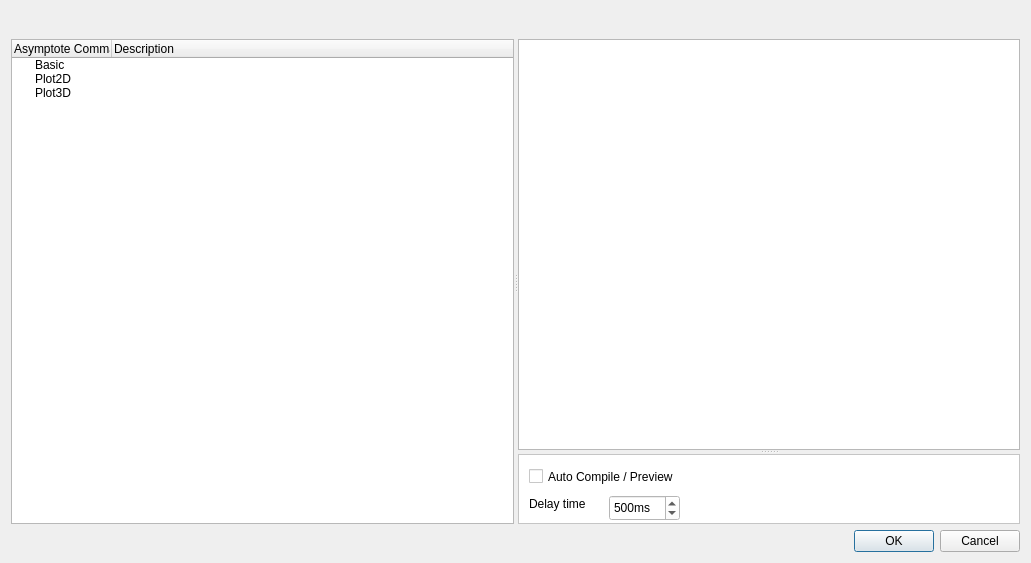
<?xml version="1.0" encoding="UTF-8"?>
<ui version="4.0">
 <class>GraphicsBuilder</class>
 <widget class="QDialog" name="GraphicsBuilder">
  <property name="geometry">
   <rect>
    <x>0</x>
    <y>0</y>
    <width>1031</width>
    <height>563</height>
   </rect>
  </property>
  <property name="windowTitle">
   <string>Dialog</string>
  </property>
  <layout class="QGridLayout" name="gridLayout">
   <item row="0" column="0">
    <layout class="QHBoxLayout" name="horizontalLayout">
     <property name="spacing">
      <number>0</number>
     </property>
     <item>
      <widget class="QPushButton" name="TikzButton">
       <property name="sizePolicy">
        <sizepolicy hsizetype="Fixed" vsizetype="Fixed">
         <horstretch>0</horstretch>
         <verstretch>0</verstretch>
        </sizepolicy>
       </property>
       <property name="text">
        <string/>
       </property>
       <property name="icon">
        <iconset resource="../images.qrc">
         <normaloff>:/images/Tikz_Icon.svg</normaloff>:/images/Tikz_Icon.svg</iconset>
       </property>
       <property name="checkable">
        <bool>true</bool>
       </property>
       <property name="flat">
        <bool>true</bool>
       </property>
       <attribute name="buttonGroup">
        <string notr="true">GraphicsButtonGroup</string>
       </attribute>
      </widget>
     </item>
     <item>
      <widget class="QPushButton" name="PstricksButton">
       <property name="sizePolicy">
        <sizepolicy hsizetype="Fixed" vsizetype="Fixed">
         <horstretch>0</horstretch>
         <verstretch>0</verstretch>
        </sizepolicy>
       </property>
       <property name="text">
        <string/>
       </property>
       <property name="icon">
        <iconset resource="../images.qrc">
         <normaloff>:/images/Pstricks_Icon.svg</normaloff>:/images/Pstricks_Icon.svg</iconset>
       </property>
       <property name="checkable">
        <bool>true</bool>
       </property>
       <property name="flat">
        <bool>true</bool>
       </property>
       <attribute name="buttonGroup">
        <string notr="true">GraphicsButtonGroup</string>
       </attribute>
      </widget>
     </item>
     <item>
      <widget class="QPushButton" name="AsymptoteButton">
       <property name="sizePolicy">
        <sizepolicy hsizetype="Fixed" vsizetype="Fixed">
         <horstretch>0</horstretch>
         <verstretch>0</verstretch>
        </sizepolicy>
       </property>
       <property name="text">
        <string/>
       </property>
       <property name="icon">
        <iconset resource="../images.qrc">
         <normaloff>:/images/Asymptote_Icon.svg</normaloff>:/images/Asymptote_Icon.svg</iconset>
       </property>
       <property name="checkable">
        <bool>true</bool>
       </property>
       <property name="flat">
        <bool>true</bool>
       </property>
       <attribute name="buttonGroup">
        <string notr="true">GraphicsButtonGroup</string>
       </attribute>
      </widget>
     </item>
     <item>
      <widget class="QPushButton" name="MetapostButton">
       <property name="sizePolicy">
        <sizepolicy hsizetype="Fixed" vsizetype="Fixed">
         <horstretch>0</horstretch>
         <verstretch>0</verstretch>
        </sizepolicy>
       </property>
       <property name="text">
        <string/>
       </property>
       <property name="icon">
        <iconset resource="../images.qrc">
         <normaloff>:/images/Metapost_Icon.svg</normaloff>:/images/Metapost_Icon.svg</iconset>
       </property>
       <property name="checkable">
        <bool>true</bool>
       </property>
       <property name="flat">
        <bool>true</bool>
       </property>
       <attribute name="buttonGroup">
        <string notr="true">GraphicsButtonGroup</string>
       </attribute>
      </widget>
     </item>
     <item>
      <spacer name="horizontalSpacer">
       <property name="orientation">
        <enum>Qt::Horizontal</enum>
       </property>
       <property name="sizeHint" stdset="0">
        <size>
         <width>40</width>
         <height>20</height>
        </size>
       </property>
      </spacer>
     </item>
     <item>
      <widget class="QPushButton" name="CompileButton">
       <property name="text">
        <string/>
       </property>
       <property name="icon">
        <iconset resource="../images.qrc">
         <normaloff>:/images/media-playback-start.svg</normaloff>:/images/media-playback-start.svg</iconset>
       </property>
       <property name="flat">
        <bool>true</bool>
       </property>
      </widget>
     </item>
     <item>
      <widget class="QPushButton" name="AddUserCommandButton">
       <property name="text">
        <string/>
       </property>
       <property name="icon">
        <iconset resource="../images.qrc">
         <normaloff>:/images/list-add.svg</normaloff>:/images/list-add.svg</iconset>
       </property>
       <property name="checkable">
        <bool>true</bool>
       </property>
       <property name="flat">
        <bool>true</bool>
       </property>
      </widget>
     </item>
     <item>
      <widget class="QPushButton" name="SettingsButton">
       <property name="text">
        <string/>
       </property>
       <property name="icon">
        <iconset resource="../images.qrc">
         <normaloff>:/images/settings.svg</normaloff>:/images/settings.svg</iconset>
       </property>
       <property name="checkable">
        <bool>true</bool>
       </property>
       <property name="flat">
        <bool>true</bool>
       </property>
      </widget>
     </item>
    </layout>
   </item>
   <item row="1" column="0">
    <widget class="MiniSplitter" name="splitter">
     <property name="orientation">
      <enum>Qt::Horizontal</enum>
     </property>
     <widget class="QStackedWidget" name="stackedWidget">
      <property name="sizePolicy">
       <sizepolicy hsizetype="Preferred" vsizetype="MinimumExpanding">
        <horstretch>0</horstretch>
        <verstretch>0</verstretch>
       </sizepolicy>
      </property>
      <property name="currentIndex">
       <number>2</number>
      </property>
      <widget class="QWidget" name="page">
       <layout class="QVBoxLayout" name="verticalLayout">
        <property name="spacing">
         <number>0</number>
        </property>
        <property name="leftMargin">
         <number>0</number>
        </property>
        <property name="topMargin">
         <number>0</number>
        </property>
        <property name="rightMargin">
         <number>0</number>
        </property>
        <property name="bottomMargin">
         <number>0</number>
        </property>
        <item>
         <widget class="QTreeWidget" name="TikzTree">
          <column>
           <property name="text">
            <string notr="true">Tikz Commands</string>
           </property>
          </column>
          <column>
           <property name="text">
            <string>Description</string>
           </property>
          </column>
          <item>
           <property name="text">
            <string>Basic</string>
           </property>
          </item>
          <item>
           <property name="text">
            <string>Lines</string>
           </property>
          </item>
          <item>
           <property name="text">
            <string>Arrows</string>
           </property>
          </item>
          <item>
           <property name="text">
            <string>Shapes</string>
           </property>
          </item>
          <item>
           <property name="text">
            <string>Styles</string>
           </property>
          </item>
          <item>
           <property name="text">
            <string>PgfPlots</string>
           </property>
          </item>
          <item>
           <property name="text">
            <string>Libraries</string>
           </property>
          </item>
          <item>
           <property name="text">
            <string>User</string>
           </property>
          </item>
         </widget>
        </item>
       </layout>
      </widget>
      <widget class="QWidget" name="page_2">
       <layout class="QVBoxLayout" name="verticalLayout_2">
        <property name="spacing">
         <number>0</number>
        </property>
        <property name="leftMargin">
         <number>0</number>
        </property>
        <property name="topMargin">
         <number>0</number>
        </property>
        <property name="rightMargin">
         <number>0</number>
        </property>
        <property name="bottomMargin">
         <number>0</number>
        </property>
        <item>
         <widget class="QTreeWidget" name="PstTree">
          <column>
           <property name="text">
            <string>PsTricks Commands</string>
           </property>
          </column>
          <column>
           <property name="text">
            <string>Description</string>
           </property>
          </column>
          <item>
           <property name="text">
            <string>Basic</string>
           </property>
           <item>
            <property name="text">
             <string>General</string>
            </property>
           </item>
           <item>
            <property name="text">
             <string>Lines - Polygons</string>
            </property>
           </item>
           <item>
            <property name="text">
             <string>Arrows</string>
            </property>
           </item>
           <item>
            <property name="text">
             <string>Arcs - Circles - Curves</string>
            </property>
           </item>
           <item>
            <property name="text">
             <string>Colors - Fills</string>
            </property>
           </item>
          </item>
          <item>
           <property name="text">
            <string>Plot2D</string>
           </property>
          </item>
          <item>
           <property name="text">
            <string>Plot3D</string>
           </property>
          </item>
          <item>
           <property name="text">
            <string>Pst - Packages</string>
           </property>
          </item>
          <item>
           <property name="text">
            <string>User</string>
           </property>
          </item>
         </widget>
        </item>
       </layout>
      </widget>
      <widget class="QWidget" name="page_3">
       <layout class="QVBoxLayout" name="verticalLayout_3">
        <property name="spacing">
         <number>0</number>
        </property>
        <property name="leftMargin">
         <number>0</number>
        </property>
        <property name="topMargin">
         <number>0</number>
        </property>
        <property name="rightMargin">
         <number>0</number>
        </property>
        <property name="bottomMargin">
         <number>0</number>
        </property>
        <item>
         <widget class="QTreeWidget" name="AsymptotTree">
          <column>
           <property name="text">
            <string notr="true">Asymptote Commands</string>
           </property>
          </column>
          <column>
           <property name="text">
            <string>Description</string>
           </property>
          </column>
          <item>
           <property name="text">
            <string>Basic</string>
           </property>
          </item>
          <item>
           <property name="text">
            <string>Plot2D</string>
           </property>
          </item>
          <item>
           <property name="text">
            <string>Plot3D</string>
           </property>
          </item>
         </widget>
        </item>
       </layout>
      </widget>
      <widget class="QWidget" name="page_4">
       <layout class="QVBoxLayout" name="verticalLayout_4">
        <property name="spacing">
         <number>0</number>
        </property>
        <property name="leftMargin">
         <number>0</number>
        </property>
        <property name="topMargin">
         <number>0</number>
        </property>
        <property name="rightMargin">
         <number>0</number>
        </property>
        <property name="bottomMargin">
         <number>0</number>
        </property>
        <item>
         <widget class="QTreeWidget" name="MetapostTree">
          <column>
           <property name="text">
            <string notr="true">Metapost Commands</string>
           </property>
          </column>
          <column>
           <property name="text">
            <string>Description</string>
           </property>
          </column>
         </widget>
        </item>
       </layout>
      </widget>
     </widget>
     <widget class="MiniSplitter" name="splitter_2">
      <property name="orientation">
       <enum>Qt::Vertical</enum>
      </property>
      <widget class="LatexTextWidget" name="FigureSourceCode">
       <property name="sizePolicy">
        <sizepolicy hsizetype="Expanding" vsizetype="MinimumExpanding">
         <horstretch>0</horstretch>
         <verstretch>0</verstretch>
        </sizepolicy>
       </property>
      </widget>
      <widget class="QScrollArea" name="scrollArea">
       <property name="styleSheet">
        <string notr="true">background-color: rgb(255, 255, 255);</string>
       </property>
       <property name="widgetResizable">
        <bool>true</bool>
       </property>
       <widget class="QWidget" name="scrollAreaWidgetContents">
        <property name="geometry">
         <rect>
          <x>0</x>
          <y>0</y>
          <width>502</width>
          <height>68</height>
         </rect>
        </property>
        <widget class="QSpinBox" name="spinBox">
         <property name="geometry">
          <rect>
           <x>90</x>
           <y>40</y>
           <width>71</width>
           <height>26</height>
          </rect>
         </property>
         <property name="suffix">
          <string>ms</string>
         </property>
         <property name="minimum">
          <number>100</number>
         </property>
         <property name="maximum">
          <number>1000</number>
         </property>
         <property name="singleStep">
          <number>10</number>
         </property>
         <property name="value">
          <number>500</number>
         </property>
        </widget>
        <widget class="Switch" name="AutoCompile">
         <property name="geometry">
          <rect>
           <x>10</x>
           <y>10</y>
           <width>201</width>
           <height>23</height>
          </rect>
         </property>
         <property name="text">
          <string>Auto Compile / Preview</string>
         </property>
        </widget>
        <widget class="QLabel" name="label">
         <property name="geometry">
          <rect>
           <x>10</x>
           <y>40</y>
           <width>71</width>
           <height>17</height>
          </rect>
         </property>
         <property name="text">
          <string>Delay time</string>
         </property>
        </widget>
        <widget class="QLabel" name="label_2">
         <property name="geometry">
          <rect>
           <x>10</x>
           <y>80</y>
           <width>54</width>
           <height>17</height>
          </rect>
         </property>
         <property name="text">
          <string>Compiler</string>
         </property>
        </widget>
        <widget class="QComboBox" name="comboBox">
         <property name="geometry">
          <rect>
           <x>90</x>
           <y>80</y>
           <width>141</width>
           <height>25</height>
          </rect>
         </property>
         <item>
          <property name="text">
           <string>PdfLaTeX (Tikz)</string>
          </property>
         </item>
         <item>
          <property name="text">
           <string>Ps chain</string>
          </property>
         </item>
         <item>
          <property name="text">
           <string>Asymptote</string>
          </property>
         </item>
         <item>
          <property name="text">
           <string>Metapost</string>
          </property>
         </item>
        </widget>
       </widget>
      </widget>
     </widget>
    </widget>
   </item>
   <item row="2" column="0">
    <widget class="QDialogButtonBox" name="OkButton">
     <property name="orientation">
      <enum>Qt::Horizontal</enum>
     </property>
     <property name="standardButtons">
      <set>QDialogButtonBox::Cancel|QDialogButtonBox::Ok</set>
     </property>
    </widget>
   </item>
  </layout>
 </widget>
 <customwidgets>
  <customwidget>
   <class>LatexTextWidget</class>
   <extends>QTextEdit</extends>
   <header>latexeditorwidget.h</header>
  </customwidget>
  <customwidget>
   <class>MiniSplitter</class>
   <extends>QSplitter</extends>
   <header>minisplitter.h</header>
   <container>1</container>
  </customwidget>
  <customwidget>
   <class>Switch</class>
   <extends>QCheckBox</extends>
   <header>switch.h</header>
  </customwidget>
 </customwidgets>
 <resources>
  <include location="../images.qrc"/>
 </resources>
 <connections>
  <connection>
   <sender>OkButton</sender>
   <signal>accepted()</signal>
   <receiver>GraphicsBuilder</receiver>
   <slot>accept()</slot>
   <hints>
    <hint type="sourcelabel">
     <x>248</x>
     <y>254</y>
    </hint>
    <hint type="destinationlabel">
     <x>157</x>
     <y>274</y>
    </hint>
   </hints>
  </connection>
  <connection>
   <sender>OkButton</sender>
   <signal>rejected()</signal>
   <receiver>GraphicsBuilder</receiver>
   <slot>reject()</slot>
   <hints>
    <hint type="sourcelabel">
     <x>316</x>
     <y>260</y>
    </hint>
    <hint type="destinationlabel">
     <x>286</x>
     <y>274</y>
    </hint>
   </hints>
  </connection>
 </connections>
 <buttongroups>
  <buttongroup name="GraphicsButtonGroup"/>
 </buttongroups>
</ui>
